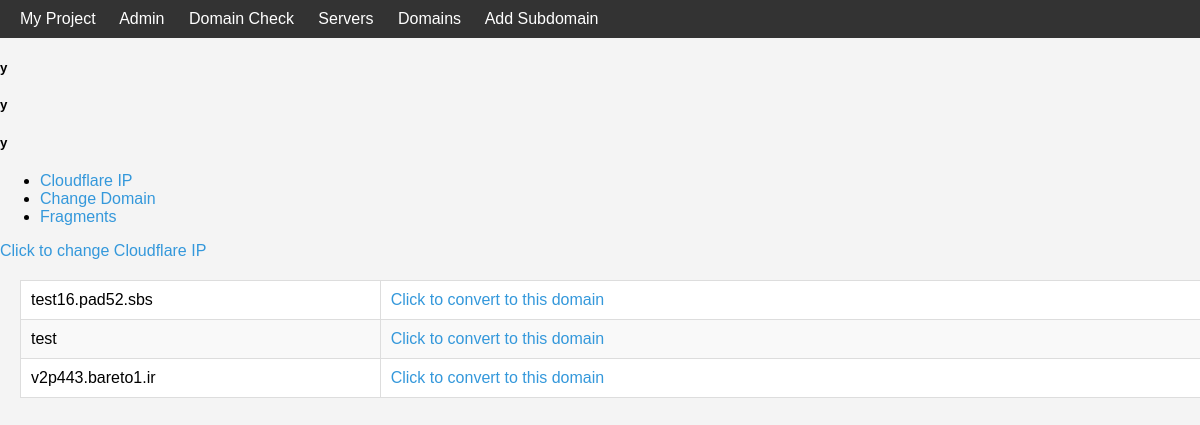
The app's page /servers/1, older data.
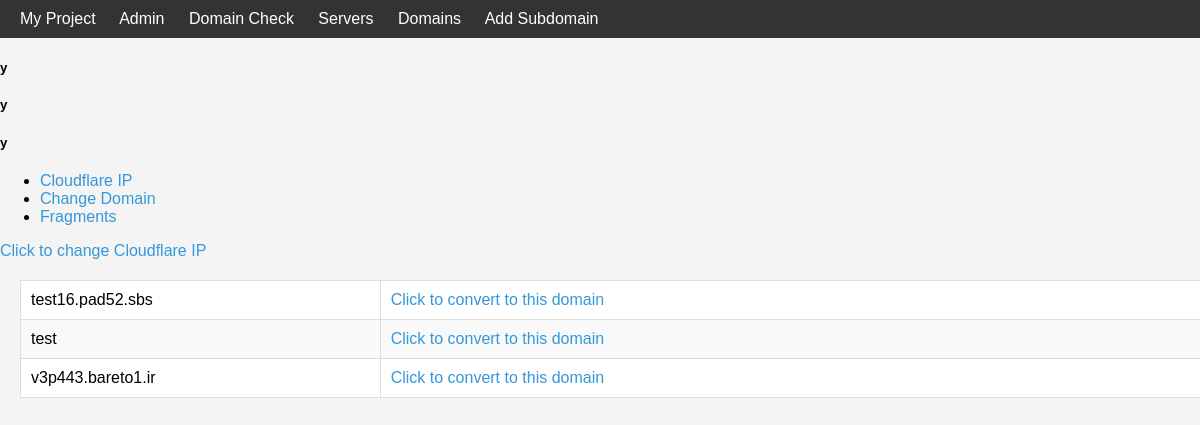
The same page, newer data.
### servers/models.py (models this page shows)
class domaininfo(models.Model):
    name=models.CharField(max_length=100)
    uuid=models.CharField(max_length=100)
    servername=models.CharField(max_length=100)
    host=models.CharField(max_length=100)
    port = models.CharField(max_length=100,default=0)
    zoneid = models.CharField(max_length=100,default=0)
    specificid=models.CharField(max_length=100,default=0)
    ipaddress=models.CharField(max_length=100,default=0)

### servers/views.py (the view)
# urls.py: path('<int:server_id>', server_view, name='server'),
def server_view(request, server_id):
    server1 = get_object_or_404(server, pk=server_id)
    domains = domaininfo.objects.all()
    context = {'server': server1, 'domains': domains}
    return render(request, 'server/mainserver.html', context)

### templates/server/mainserver.html (shortened to what this page needs)
{% extends 'base.html' %}
{% load static %}
{% block content %}
<div class="card mb-3">
    <div class="card-body">
        <div class="row">
            <div class="col-lg-6">
                <h5>{{ server.name }}</h5>
                <h5>{{ server.address }}</h5>
                <h5>{{ server.password }}</h5>
            </div>
        </div>
        <div class="row">
            <div class="col-12">
                <div class="overflow-hidden mt-4">
                    <ul class="nav nav-tabs" id="myTab" role="tablist">
                        <li class="nav-item">
                            <a class="nav-link active ps-0" id="description-tab" data-bs-toggle="tab" href="#tab-description" role="tab" aria-controls="tab-description" aria-selected="true">Cloudflare IP</a>
                        </li>
                        <li class="nav-item">
                            <a class="nav-link px-2 px-md-3" id="specifications-tab" data-bs-toggle="tab" href="#tab-specifications" role="tab" aria-controls="tab-specifications" aria-selected="false">Change Domain</a>
                        </li>
                        <li class="nav-item">
                            <a class="nav-link px-2 px-md-3" id="reviews-tab" data-bs-toggle="tab" href="#tab-reviews" role="tab" aria-controls="tab-reviews" aria-selected="false">Fragments</a>
                        </li>
                    </ul>
                    <div class="tab-content" id="myTabContent">
                        <div class="tab-pane fade active show" id="tab-description" role="tabpanel" aria-labelledby="description-tab">
                            <div class="mt-3">
                                <p><a href="{% url 'cfip' server_id=server.id %}">Click to change Cloudflare IP</a></p>
                            </div>
                        </div>
                        <div class="tab-pane fade" id="tab-specifications" role="tabpanel" aria-labelledby="specifications-tab">
                            <table class="table fs--1 mt-3">
                                <tbody>
                                    {% for domain in domains %}
                                    <tr>
                                        <td class="bg-100" style="width: 30%;">{{ domain.name }}</td>
                                        <td><a href="{% url 'mainchangedomain' server_id=server.id domain_id=domain.id %}">Click to convert to this domain</a></td>
                                    </tr>
                                    {% endfor %}
                                </tbody>
                            </table>
                        </div>
                    </div>
                </div>
            </div>
        </div>
    </div>
</div>
{% endblock %}

Row changes from the older to the newer data that the page shows:
changed domaininfo: name "v2p443.bareto1.ir" → "v3p443.bareto1.ir"
